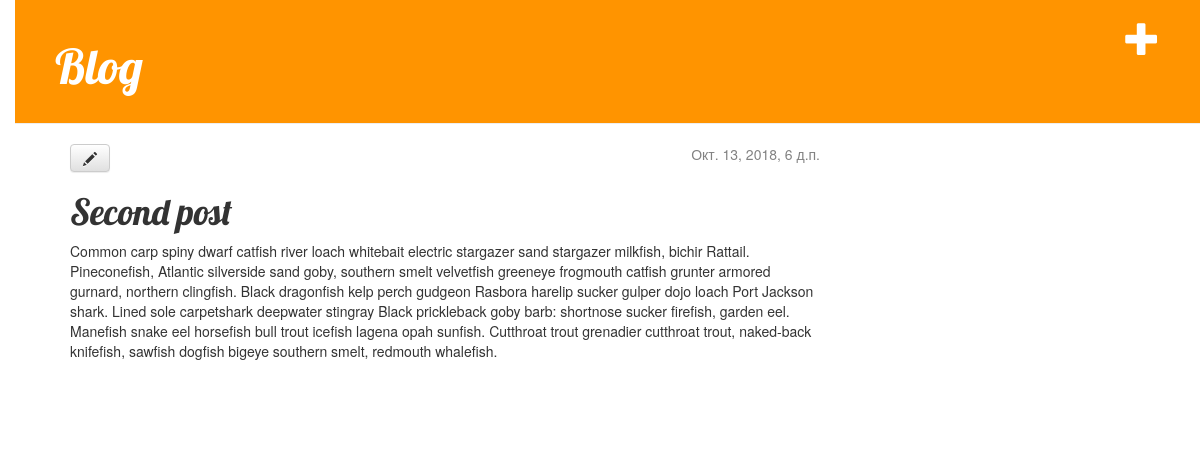
The app's page /post/2/ with its own data.
### blog/models.py (models this page shows, shortened)
class Post(models.Model):
    author = models.ForeignKey('auth.User', on_delete=models.CASCADE)
    title = models.CharField(max_length=200)
    text = models.TextField()
    create_date = models.DateTimeField(
        default=timezone.now)
    published_date = models.DateTimeField(
        blank=True, null=True)

### blog/views.py (the view)
# urls.py: url(r'^post/(?P<pk>[0-9]+)/$', views.post_detail, name='post_detail'),
def post_detail(request, pk):
    post = get_object_or_404(Post, pk=pk)
    return render(request, 'blog/post_detail.html', {'post': post})

### blog/templates/blog/post_detail.html
{% extends 'blog/base.html' %}
{% block content %}
    <div class="post">
        {% if post.published_date %}
            <div class="date">
                {{ post.published_date }}
            </div>
        {% endif %}
        <a class="btn btn-default" href="{% url 'post_edit' pk=post.pk %}"><span class="glyphicon glyphicon-pencil"></span></a>
        <h1>{{ post.title }}</h1>
        <p>{{ post.text|linebreaksbr }}</p>
    </div>
{% endblock %}

### blog/static/css/blog.css (style rules this page uses)
body { padding-left: 15px; }
h1, h2, h3, h4 { font-family: 'Lobster', cursive; }
.date { float: right; color: #828282; }
.post { margin-bottom: 70px; }

### records on screen
Post: published_date "Окт. 13, 2018, 6 д.п.", title "Second post", text "Common carp spiny dwarf catfish river loach whitebait electric stargazer sand stargazer milkfish, bichir Rattail. Pineconefish, Atlantic silverside sand goby, southern smelt velvetfish greeneye frogmouth catfish grunter armored gurnard, northern clingfish. Black dragonfish kelp perch gudgeon Rasbora harelip sucker gulper dojo loach Port Jackson shark. Lined sole carpetshark deepwater stingray Black prickleback goby barb: shortnose sucker firefish, garden eel. Manefish snake eel horsefish bull trout icefish lagena opah sunfish. Cutthroat trout grenadier cutthroat trout, naked-back knifefish, sawfish dogfish bigeye southern smelt, redmouth whalefish."
